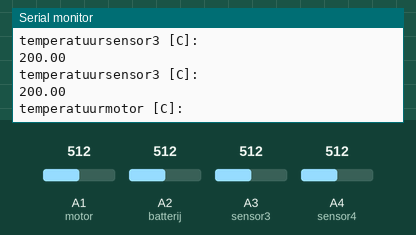
Recording of a sketch running on a simulated Arduino Uno, built with avr-gcc and run on an emulated ATmega328P. On the bench: the last lines printed to the serial monitor. Inputs (shaded band) come from the test bench; at power-on: A2 (batterij) = 512, A3 (sensor3) = 512, A4 (sensor4) = 512, A1 (motor) = 512.

Above: at 4.2 s.
4.3 s: A2 (batterij) set to 316
At 4.9 s:
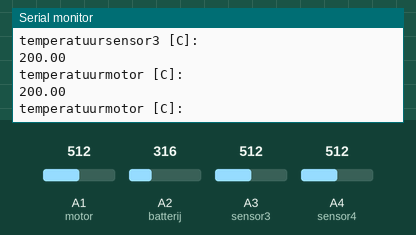
7.3 s: A2 (batterij) set to 290
At 8.4 s:
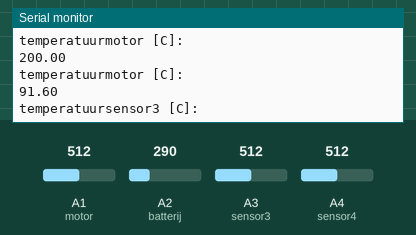
10.3 s: A3 (sensor3) set to 322
At 10.8 s:
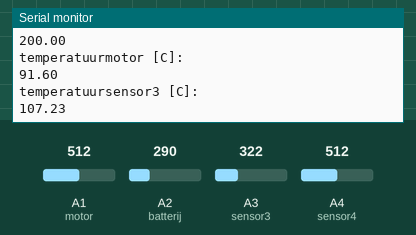
11.8 s: A3 (sensor3) set to 293
At 12.7 s:
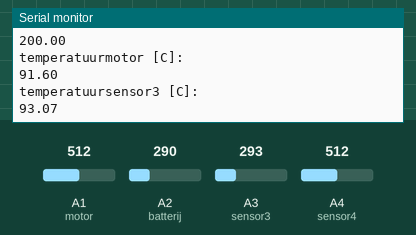
14.8 s: A4 (sensor4) set to 321
At 15.6 s:
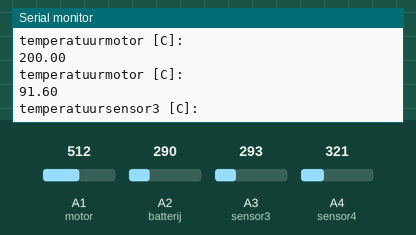
17.8 s: A4 (sensor4) set to 292
Timing chart, 0 to 20.8 s (numbered marks = the images above; inputs shaded):
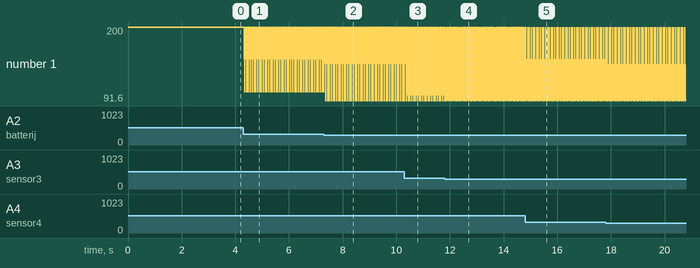

The sketch:

temp.ino
```cpp
#include <SoftwareSerial.h>
SoftwareSerial bluetoothSerial(0, 1); // RX, TX pinnen voor de Bluetooth-module

int motor = 1;
int batterij = 2;
int sensor3 = 3;
int sensor4 = 4;


void setup() {
  Serial.begin(19200);
  bluetoothSerial.begin(9600); // Start de Bluetooth-verbinding
}

void loop()
{
  int motorreading = analogRead(motor);
  float motorvoltage = motorreading * (5000 / 1024.0);
  float motortemperature = (motorvoltage - 500) / 10;
    Serial.println("temperatuurmotor [C]: ");
      Serial.println(motortemperature);

  int batterijreading = analogRead(batterij);
  float batterijvoltage = batterijreading * (5000 / 1024.0);
  float batterijtemperature = (batterijvoltage - 500) / 10;
    Serial.println("temperatuurmotor [C]: ");
      Serial.println(batterijtemperature);

  int sensor3reading = analogRead(sensor3);
  float sensor3voltage = sensor3reading * (5000 / 1024.0);
  float sensor3temperature = (sensor3voltage - 500) / 10;
    Serial.println("temperatuursensor3 [C]: ");
      Serial.println(sensor3temperature);

  int sensor4reading = analogRead(sensor4);
  float sensor4voltage = sensor4reading * (5000 / 1024.0);
  float sensor4temperature = (sensor4voltage - 500) / 10;
    Serial.println("temperatuursensor3 [C]: ");
      Serial.println(sensor4temperature);

}
```

Measured:
- the behaviour switches between 308 and 307 on A2 (batterij) (found by bisection; images 1 and 2)
- after the input at 4.3 s, the serial monitor: prints a new line after 0.05 s (image 1)
- after the input at 7.3 s, the serial monitor: prints a new line after 0.07 s (image 2)
- after the input at 10.3 s, the serial monitor: prints a new line after 0.09 s (image 3)
- after the input at 11.8 s, the serial monitor: prints a new line after 0.09 s (image 4)
- after the input at 14.8 s, the serial monitor: prints a new line after 0.08 s (image 5)
- plotted number 1: 200 → 93.07 after the input at 11.8 s, 93.07 → 106.74 after the input at 14.8 s
